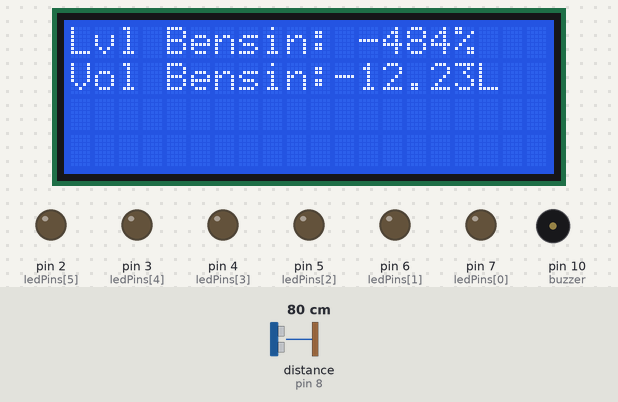
The sketch below on a simulated Arduino Uno, built with avr-gcc and run on an emulated ATmega328P. On the bench: 20×4 character LCD, output pins drawn as LEDs (lit = HIGH), buzzer (waves = sounding, pin HIGH). Wiring (inferred from the names in the program): ultrasonic range finder: trigger pin 9; echo pin 8. Inputs (shaded band) come from the test bench; at power-on: distance to the obstacle (sensor on pin 8) 80 cm. The echo pulse lasts 58.3 µs per cm; pins used as bus, display or sensor lines are not drawn; what the sketch prints to the serial monitor is not drawn.

Above: at 1.2 s.
1.3 s: distance to the obstacle (sensor on pin 8) set to 250 cm
At 1.45 s:
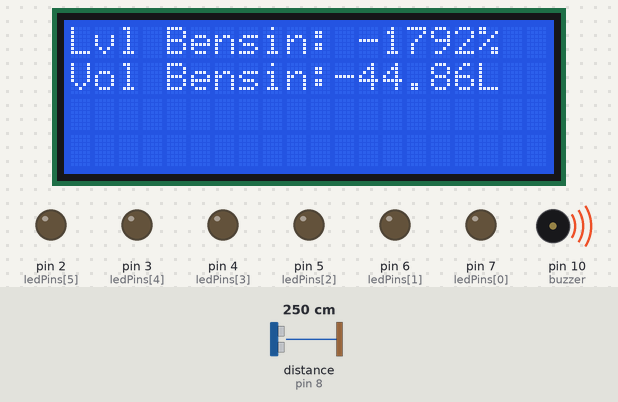
3.5 s: distance to the obstacle (sensor on pin 8) set to 2 cm
At 4.4 s:
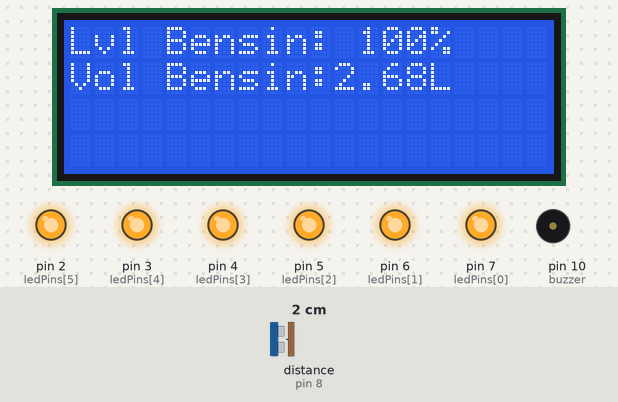
6.5 s: distance to the obstacle (sensor on pin 8) set to 6 cm
At 7.1 s:
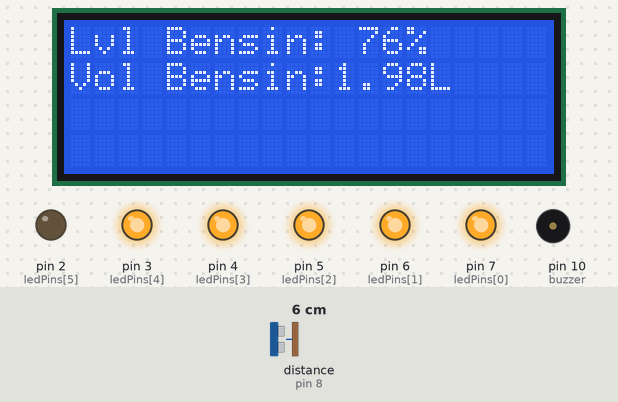
9.2 s: distance to the obstacle (sensor on pin 8) set to 9 cm
At 9.7 s:
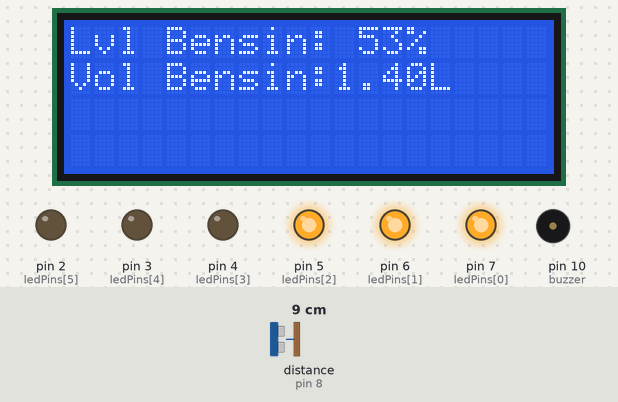
11.9 s: distance to the obstacle (sensor on pin 8) set to 13 cm
At 12.4 s:
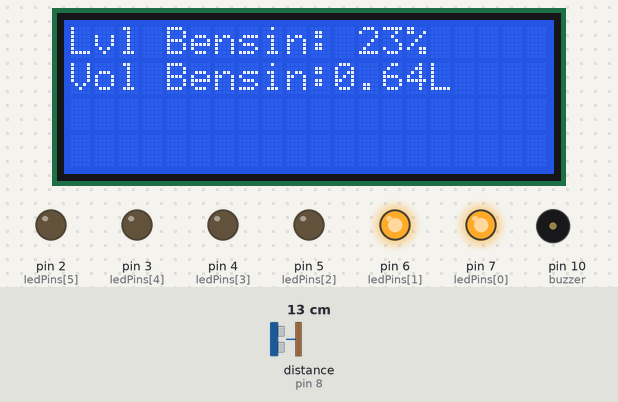
14.6 s: distance to the obstacle (sensor on pin 8) set to 120 cm
At 14.81 s:
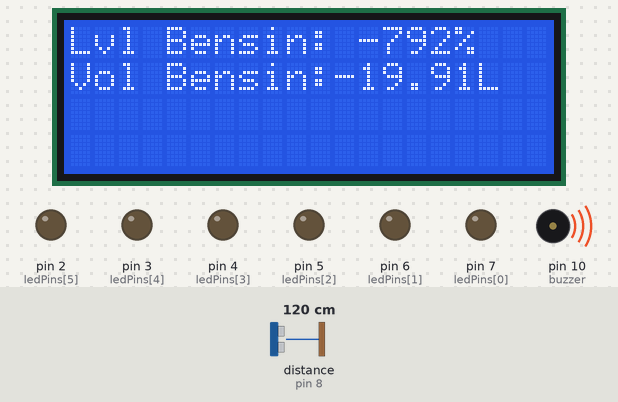
Timing chart, 0 to 18.9 s (numbered marks = the images above; inputs shaded):
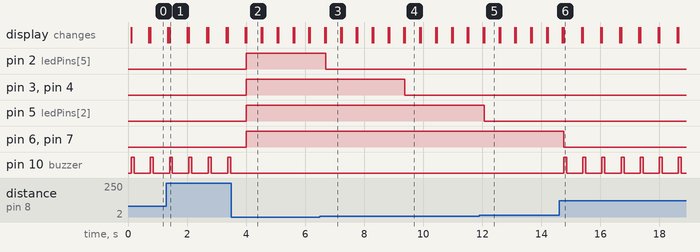

Measured:
- the behaviour switches between 4 and 5 cm on distance to the obstacle (sensor on pin 8) (found by bisection; images 2 and 3)
- the behaviour switches between 11 and 12 cm on distance to the obstacle (sensor on pin 8) (found by bisection; images 4 and 5)
- after the input at 1.3 s, the display: first differs from a run without the input after 0.11 s (image 1)
- after the input at 3.5 s, pin 2 (ledPins[5]), pin 3 (ledPins[4]), pin 4 (ledPins[3]), pin 5 (ledPins[2]), pin 6 (ledPins[1]), pin 7 (ledPins[0]): LOW → HIGH after 0.51 s; pin 10 (buzzer): stops changing and stays LOW; the display: first differs from a run without the input after 0.51 s (image 2)
- after the input at 6.5 s, pin 2 (ledPins[5]): HIGH → LOW after 0.20 s; the display: first differs from a run without the input after 0.20 s (image 3)
- after the input at 9.2 s, pin 3 (ledPins[4]), pin 4 (ledPins[3]): HIGH → LOW after 0.18 s; the display: first differs from a run without the input after 0.18 s (image 4)
- after the input at 11.9 s, pin 5 (ledPins[2]): HIGH → LOW after 0.17 s; the display: first differs from a run without the input after 0.17 s (image 5)
- after the input at 14.6 s, pin 6 (ledPins[1]), pin 7 (ledPins[0]): HIGH → LOW after 0.16 s; pin 10 (buzzer): alternates HIGH for 0.10 s and LOW for 0.55 s, starting after 0.16 s; the display: first differs from a run without the input after 0.16 s (image 6)

The sketch:

Code.ino
```cpp
#include <LiquidCrystal_I2C.h>
#define NUM_LEDS 6
int ledPins[NUM_LEDS] = {7, 6, 5, 4, 3, 2};

const int trigPin = 9;
const int echoPin = 8;
int diameter = 17;
float duration, volume, distance, tinggi;
int levelPercent, radian;
int phi = 3.14;
int buzzer = 10;

LiquidCrystal_I2C lcd(0x27, 20, 4);

void setup() {
  pinMode(trigPin, OUTPUT);
  pinMode(echoPin, INPUT);
  pinMode(buzzer, OUTPUT);
  for (int i = 0; i < NUM_LEDS; i++) {
    pinMode(ledPins[i], OUTPUT);}
  Serial.begin(9600);
  lcd.init();
  lcd.backlight();
}

void loop() {
  //pembacaan sensor ultrasonic
  digitalWrite(trigPin, LOW);
  delayMicroseconds(2);
  digitalWrite(trigPin, HIGH);
  delayMicroseconds(10);
  digitalWrite(trigPin, LOW);
  duration = pulseIn(echoPin, HIGH);
  distance = 16-((duration * 0.0343) / 2); // rumus jarak ketika titik awal 16 cm
  levelPercent = map(distance, 0, 13, 0, 100); //0 tinggi awal wadah 13 tinggi akhir wadah. 0, 100 nilai percentase
  //Kondisi nilai percent tidak melebihi 100%
  if (levelPercent > 100) {
    levelPercent = 100;
  }
  radian = diameter / 2;
  tinggi = distance;
  volume = (phi * radian * radian * tinggi)/1000; //dalam satuan liter
  //menampilkan hasil pada serial monitor
  Serial.print("Distance: ");
  Serial.print(distance);
  Serial.println("cm");
  Serial.print("level bensin: ");
  Serial.print(levelPercent);
  Serial.println("%");
  Serial.print("volume: ");
  Serial.print(volume);
  Serial.println("L");
  //menampilkan hasil di LCD
  lcd.setCursor(0, 0);
  lcd.print("Lvl Bensin:");
  lcd.setCursor(12, 0);
  lcd.print(levelPercent);
  lcd.print("%");
  lcd.setCursor(0, 1);
  lcd.print("Vol Bensin:");
  lcd.setCursor(11, 1);
  lcd.print(volume);
  lcd.print("L");

  int num_leds_on = map(levelPercent, 0, 90, 1, 6);

    // Nyalakan LED sesuai dengan jumlah yang ditentukan
    for (int i = 0; i < 6; i++) {
      if (i < num_leds_on) {
        digitalWrite(ledPins[i], HIGH);
      } else {
        digitalWrite(ledPins[i], LOW);
      }
    }
  //kondisi ketika tangki di bawah 15% Buzzer menyala
  if (levelPercent <= 15){
    digitalWrite(buzzer, HIGH);
    delay(100);
    digitalWrite(buzzer, LOW);
  }
  else{
    digitalWrite(buzzer, LOW);
  }
  delay(500);
  lcd.clear();
}
```
